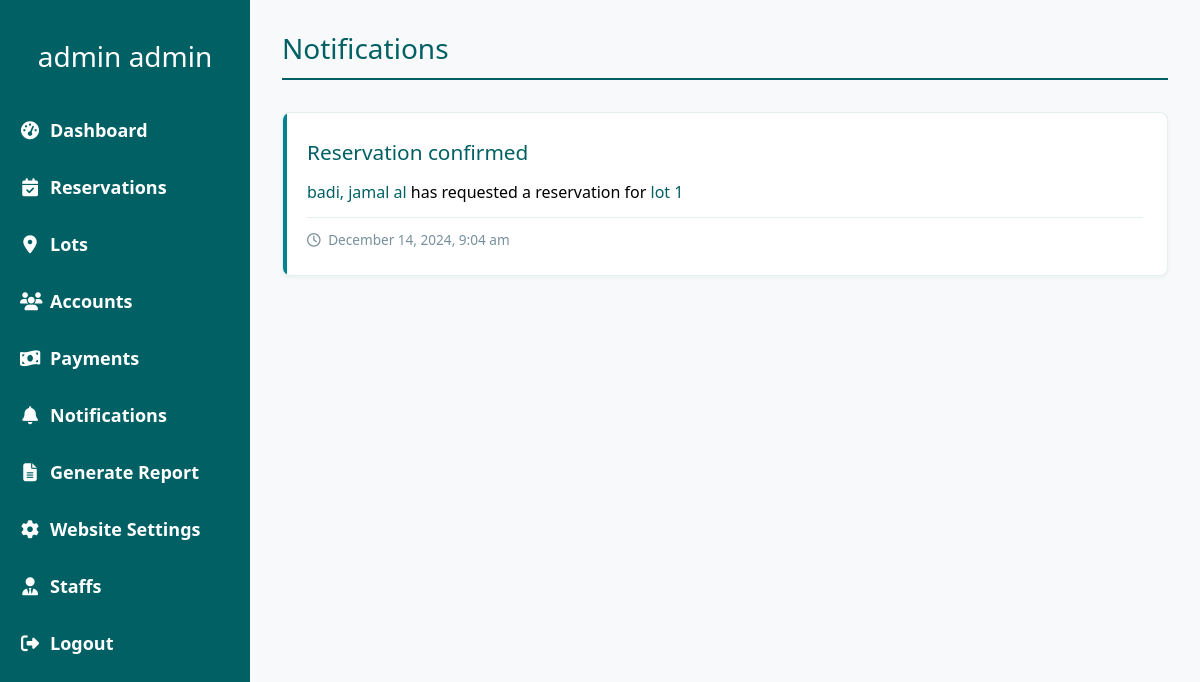
/admin/notifications.php (signed in), run on an earlier commit of the app's database.
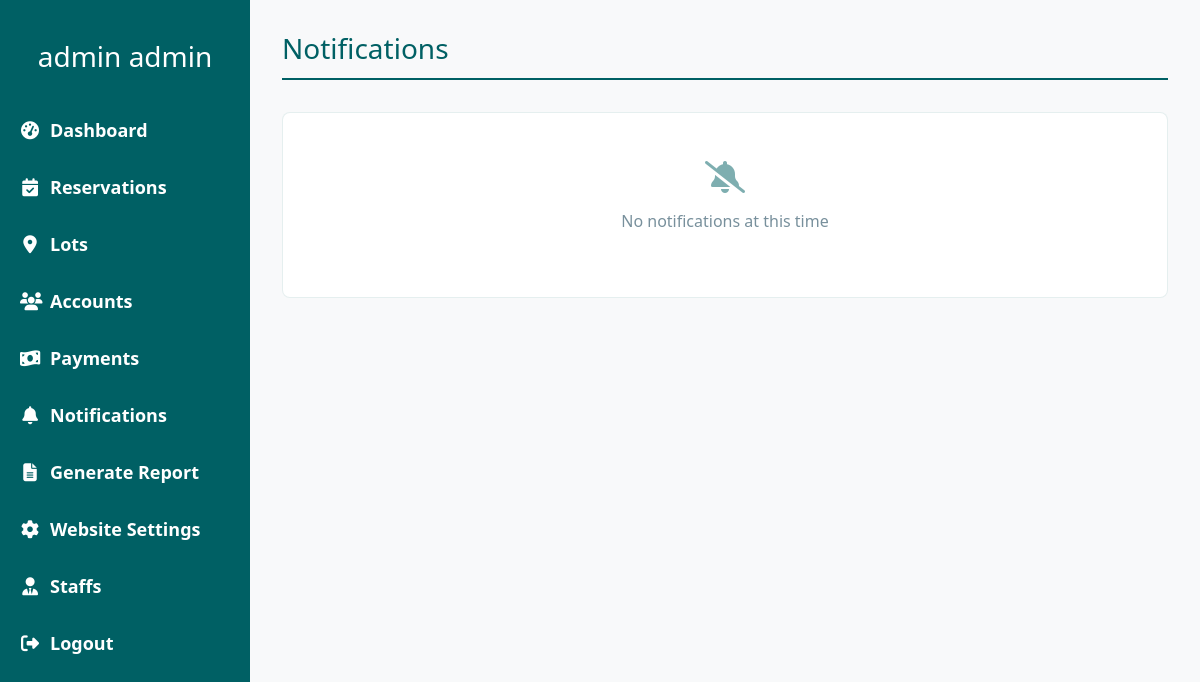
And on a later commit of the database.
### tables this page shows
CREATE TABLE `reservation` (
  `reservation_id` int(11) NOT NULL,
  `account_id` int(11) NOT NULL,
  `lot_id` int(11) NOT NULL,
  `reservation_date` date NOT NULL,
  `payment_plan_id` int(11) NOT NULL,
  `monthly_payment` decimal(10,2) NOT NULL,
  `balance` decimal(10,2) NOT NULL,
  `request` enum('Pending','Confirmed','Cancelled') NOT NULL,
  `created_at` timestamp NOT NULL DEFAULT current_timestamp(),
  `updated_at` timestamp NOT NULL DEFAULT current_timestamp() ON UPDATE current_timestamp(),
  `last_penalty_month` date DEFAULT NULL
);

CREATE TABLE `lots` (
  `lot_id` int(11) NOT NULL,
  `lot_name` varchar(255) NOT NULL,
  `location` varchar(255) NOT NULL,
  `size` varchar(10) NOT NULL,
  `price` decimal(10,2) NOT NULL,
  `lot_image` varchar(100) NOT NULL,
  `status` enum('Available','On Request','Reserved') NOT NULL DEFAULT 'Available',
  `description` varchar(1000) NOT NULL,
  `is_deleted` tinyint(1) NOT NULL DEFAULT 0,
  `created_at` timestamp NOT NULL DEFAULT current_timestamp()
);

### admin/notifications/notifications.class.php (called while the page is built, shortened)
<?php
require_once __DIR__ . '/../../database.php';
class Notifications_class{
    protected $db;
    function __construct(){
        $this->db = new Database();
    }
    function showrequest($limit = 10, $offset = 0) {
        $sql = "SELECT * FROM reservation
                ORDER BY
                    CASE
                        WHEN request = 'Pending' THEN 1
                        ELSE 2
                    END,
                    created_at DESC
                LIMIT :limit OFFSET :offset";
        $query = $this->db->connect()->prepare($sql);
        $query->bindValue(':limit', $limit, PDO::PARAM_INT);
        $query->bindValue(':offset', $offset, PDO::PARAM_INT);
        $data = null;
        if($query->execute()){
            $data = $query->fetchAll();
        }
        return $data;
    }
    function account($reservation_id) {
        $sql = "SELECT CONCAT(c.last_name, ', ', c.first_name, ' ', c.middle_name) AS account_name
                FROM reservation r
                JOIN account c ON r.account_id = c.account_id
                WHERE r.reservation_id = :reservation_id";
        $query = $this->db->connect()->prepare($sql);
        $query->bindParam(':reservation_id', $reservation_id);
        $query->execute();
        return $query->fetchColumn();
    }
    function account_lot($reservation_id) {
        $sql = "SELECT l.lot_name
                FROM reservation r
                JOIN lots l ON r.lot_id = l.lot_id
                WHERE r.reservation_id = :reservation_id";
        $query = $this->db->connect()->prepare($sql);
        $query->bindParam(':reservation_id', $reservation_id);
        $query->execute();
        return $query->fetchColumn();
    }
    function getPendingNotificationsCount() {
        $sql = "SELECT COUNT(*) FROM reservation WHERE request = 'Pending'";
        $query = $this->db->connect()->prepare($sql);
        $query->execute();
        return $query->fetchColumn();
    }
}

### database.php (called while the page is built)
<?php
class Database{
    private $host = 'localhost';
    private $username = 'root';
    private $password = '';
    private $dbname = 'burial_db';
    protected $connection;
    function connect(){
        try {
            if($this->connection === null){
                $dsn = "mysql:host=$this->host;dbname=$this->dbname";
                $this->connection = new PDO($dsn, $this->username, $this->password, [
                    PDO::ATTR_ERRMODE => PDO::ERRMODE_EXCEPTION,
                    PDO::ATTR_DEFAULT_FETCH_MODE => PDO::FETCH_ASSOC,
                    PDO::ATTR_EMULATE_PREPARES => false
                ]);
            }
            return $this->connection;
        } catch (PDOException $e) {
            error_log("Database Connection Error: " . $e->getMessage());
            throw new Exception("Database connection failed: " . $e->getMessage());
        }
    }
}

### admin/notifications.php (the view, shortened to what this page needs)
<?php
    include(__DIR__ . '/nav/navigation.php');
    require_once (__DIR__ . '/notifications/notifications.class.php');
    $burialObj = new Notifications_class();
    $page = isset($_GET['page']) ? (int)$_GET['page'] : 1;
    $limit = 10;
    $offset = ($page - 1) * $limit;
    $requestarray = $burialObj->showrequest($limit, $offset);
?>
<link rel="stylesheet" href="css/notifications.css">
<div class="notifications-container">
    <div class="notifications-grid">
        <h1 class="notifications-header">Notifications</h1>
        <div id="notifications-list">
            <?php if (empty($requestarray)): ?>
                <div class="no-notifications">
                    <i class="fas fa-bell-slash fa-2x mb-3"></i>
                    <p>No notifications at this time</p>
                </div>
            <?php else: ?>
                <?php foreach ($requestarray as $reqarr):
                    $accountname = $burialObj->account($reqarr['reservation_id']);
                    $account_lot = $burialObj->account_lot($reqarr['reservation_id']);
                    $status = strtolower($reqarr['request']);
                    $statusText = $reqarr['request'] === 'Pending' ? 'New reservation request' :
                                 ($reqarr['request'] === 'Confirmed' ? 'Reservation confirmed' : 'Reservation cancelled');
                ?>
                    <a href="notifications/reservation_request.php?reservation_id=<?= $reqarr['reservation_id'] ?>"
                       class="notification-card <?= $status ?>">
                        <div class="notification-status">
                            <?= $statusText ?>
                        </div>
                        <div class="notification-content">
                            <strong><?= htmlspecialchars($accountname) ?></strong> has requested a reservation for <strong><?= htmlspecialchars($account_lot) ?></strong>
                        </div>
                        <div class="notification-time">
                            <i class="far fa-clock me-1"></i>
                            <?= date('F j, Y, g:i a', strtotime($reqarr['created_at'])) ?>
                        </div>
                    </a>
                <?php endforeach; ?>
            <?php endif; ?>
        </div>
    </div>
</div>
</body>
</html>

What changed in the data, as far as the page shows it:
removed reservation: request "Reservation confirmed", accountname "badi, jamal al", reservation_id.lot_name "lot 1", created_at "December 14, 2024, 9:04 am"
Also different on the page:
text now shown: "No notifications at this time"
